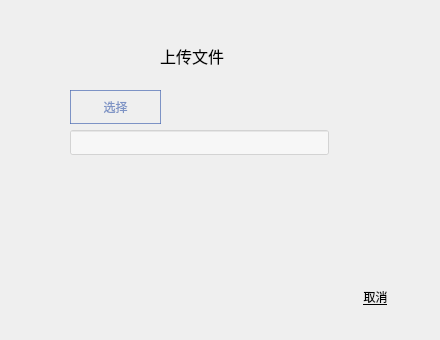
<?xml version="1.0" encoding="UTF-8"?>
<ui version="4.0">
 <class>chooseFile</class>
 <widget class="QWidget" name="chooseFile">
  <property name="geometry">
   <rect>
    <x>0</x>
    <y>0</y>
    <width>440</width>
    <height>340</height>
   </rect>
  </property>
  <property name="windowTitle">
   <string>Form</string>
  </property>
  <property name="styleSheet">
   <string notr="true">QWidget#widget{
background-image: url(:/img/bg__3.png); 
color:rgba(76, 108, 179, 0.7);
}
QPushButton#cancelButton{
border-style:none;
text-decoration:underline;
}
QPushButton#pushButton_2{
border:none;
}
QPushButton#pushButton{
border:1px solid rgba(76, 108, 179, 0.7); /* 蓝色边框 */
color:rgba(76, 108, 179, 0.7);
}
QLineEdit#lineEdit{
background-color:rgba(255,255,255,0.5)
}

QPushButton#submitButton{
border:none;
	background-color: rgba(255, 233, 202, 0.2);
border-radius:8px;
}</string>
  </property>
  <widget class="QWidget" name="widget" native="true">
   <property name="geometry">
    <rect>
     <x>20</x>
     <y>20</y>
     <width>400</width>
     <height>300</height>
    </rect>
   </property>
   <widget class="QPushButton" name="pushButton_2">
    <property name="geometry">
     <rect>
      <x>132</x>
      <y>180</y>
      <width>111</width>
      <height>61</height>
     </rect>
    </property>
    <property name="text">
     <string/>
    </property>
    <property name="icon">
     <iconset resource="resourse.qrc">
      <normaloff>:/img/button.png</normaloff>:/img/button.png</iconset>
    </property>
    <property name="iconSize">
     <size>
      <width>100</width>
      <height>80</height>
     </size>
    </property>
   </widget>
   <widget class="QPushButton" name="pushButton">
    <property name="geometry">
     <rect>
      <x>50</x>
      <y>70</y>
      <width>91</width>
      <height>34</height>
     </rect>
    </property>
    <property name="text">
     <string>选择</string>
    </property>
   </widget>
   <widget class="QLineEdit" name="lineEdit">
    <property name="geometry">
     <rect>
      <x>50</x>
      <y>110</y>
      <width>259</width>
      <height>25</height>
     </rect>
    </property>
   </widget>
   <widget class="QPushButton" name="cancelButton">
    <property name="geometry">
     <rect>
      <x>320</x>
      <y>260</y>
      <width>71</width>
      <height>34</height>
     </rect>
    </property>
    <property name="text">
     <string>取消</string>
    </property>
   </widget>
   <widget class="QLabel" name="label">
    <property name="geometry">
     <rect>
      <x>140</x>
      <y>20</y>
      <width>101</width>
      <height>31</height>
     </rect>
    </property>
    <property name="font">
     <font>
      <pointsize>12</pointsize>
     </font>
    </property>
    <property name="text">
     <string>上传文件</string>
    </property>
   </widget>
  </widget>
 </widget>
 <resources>
  <include location="resourse.qrc"/>
 </resources>
 <connections/>
</ui>
